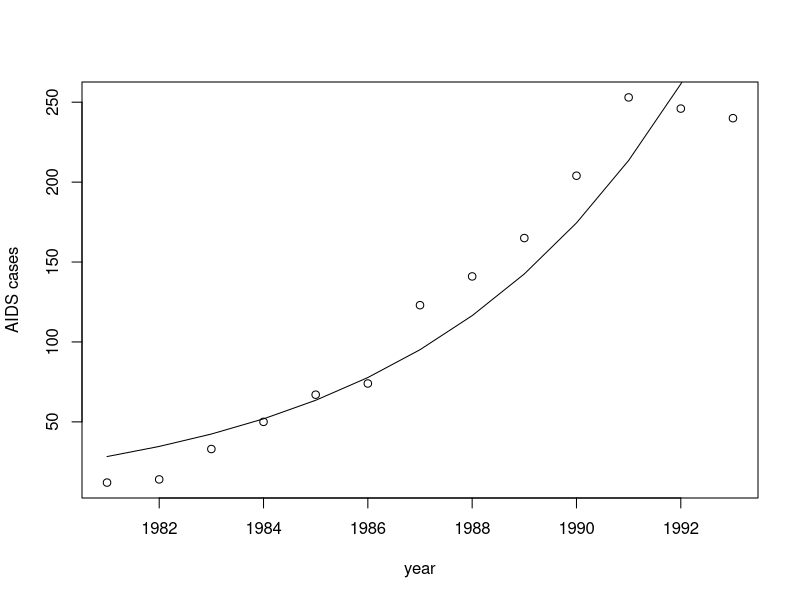

Recreate this plot in R.
## Section 14.4

nll <- function(theta,t,y) {
## -ve log likelihood for AIDS model y_i ~ Poi(alpha*exp(beta*t_i))
## theta = (alpha,beta)  
  mu <- theta[1] * exp(theta[2] * t) ## mu = E(y)
  -sum(dpois(y,mu,log=TRUE)) ## the negative log likelihood
} ## nll

gll <- function(theta,t,y) {
## grad of -ve log lik of Poisson AIDS early epidemic model
  alpha <- theta[1];beta <- theta[2] ## enhances readability
  ebt <- exp(beta*t) ## avoid computing twice
  -c(sum(y)/alpha - sum(ebt),     ## -dl/dalpha
    sum(y*t) - alpha*sum(t*ebt)) ## -dl/dbeta
} ## gll

hll <- function(theta,t,y) {
## Hessian of -ve log lik of Poisson AIDS early epidemic model
  alpha <- theta[1];beta <- theta[2] ## enhances readability
  ebt <- exp(beta*t) ## avoid computing twice
  H <- matrix(0,2,2) ## matrix for Hessian of -ve ll
  H[1,1] <- sum(y)/alpha^2
  H[2,2] <-  alpha*sum(t^2*ebt)
  H[1,2] <- H[2,1] <- sum(t*ebt)
  H
} ## hll


nll2 <- function(theta,t,y) {
## wrapper function for nll and its grad and Hessian,
## suitable for optimization by nlm 
  z <- nll(theta,t,y) ## the objective
  attr(z,"gradient") <- gll(theta,t,y)
  attr(z,"hessian") <- hll(theta,t,y)
  z
} ## nll2

t80 <- 1:13 ## years since 1980
y <- c(12,14,33,50,67,74,123,141,165,204,253,246,240) ## AIDS cases
 
th0 <- c(1,1)

fit <- nlm(nll2,th0,y=y,t=t80)

plot(t80+1980,y,xlab="year",ylab="AIDS cases")
mu <- fit$estimate[1]*exp(fit$estimate[2]*t80)
lines(t80+1980,mu)

## slightly more efficient version of nll2...

nll1 <- function(theta,t,y) {
  alpha <-  theta[1]; beta <- theta[2]
  ebt <- exp(beta*t)
  mu <- alpha * ebt ## mu = E(y)
  nll <- -sum(dpois(y,mu,log=TRUE)) ## the negative log likelihood
  sum.y <- sum(y)
  sum.tebt <- sum(t*ebt)
  attr(nll,"gradient") <- -c(sum.y/alpha - sum(ebt),  ## -dl/dalpha
                           sum(y*t) - alpha*sum.tebt) ## -dl/dbeta
  H <- matrix(0,2,2) ## matrix for Hessian of -ve ll
  H[1,1] <- sum.y/alpha^2
  H[2,2] <-  alpha*sum(t^2*ebt)
  H[1,2] <- H[2,1] <- sum.tebt
  attr(nll,"hessian") <- H
  nll
} ## nll1

## unit test...

test <- nll1(th0,t80,y)
true <- nll2(th0,t80,y)
all.equal(test,true)

## Section 14.6

nlli <- deriv( ## what to differentiate...
            expression(-y*(log(alpha)+beta*t)+alpha*exp(beta*t)+lgamma(y+1)),
            c("alpha","beta"), ## differentiate w.r.t. these
            function.arg=c("alpha","beta","t","y"))## return function - with these args

nllo <- function(th,t,y) { ## evaluate -ve log lik
  sum(nlli(th[1],th[2],t,y))
} ## nllo

nllg <- function(th,t,y) { ## evaluate grad
  colSums(attr(nlli(th[1],th[2],t,y),"gradient"))
}

fit1 <- optim(th0,nllo,nllg,y=y,t=t80,method="BFGS")

nllg(fit1$par,t80,y)